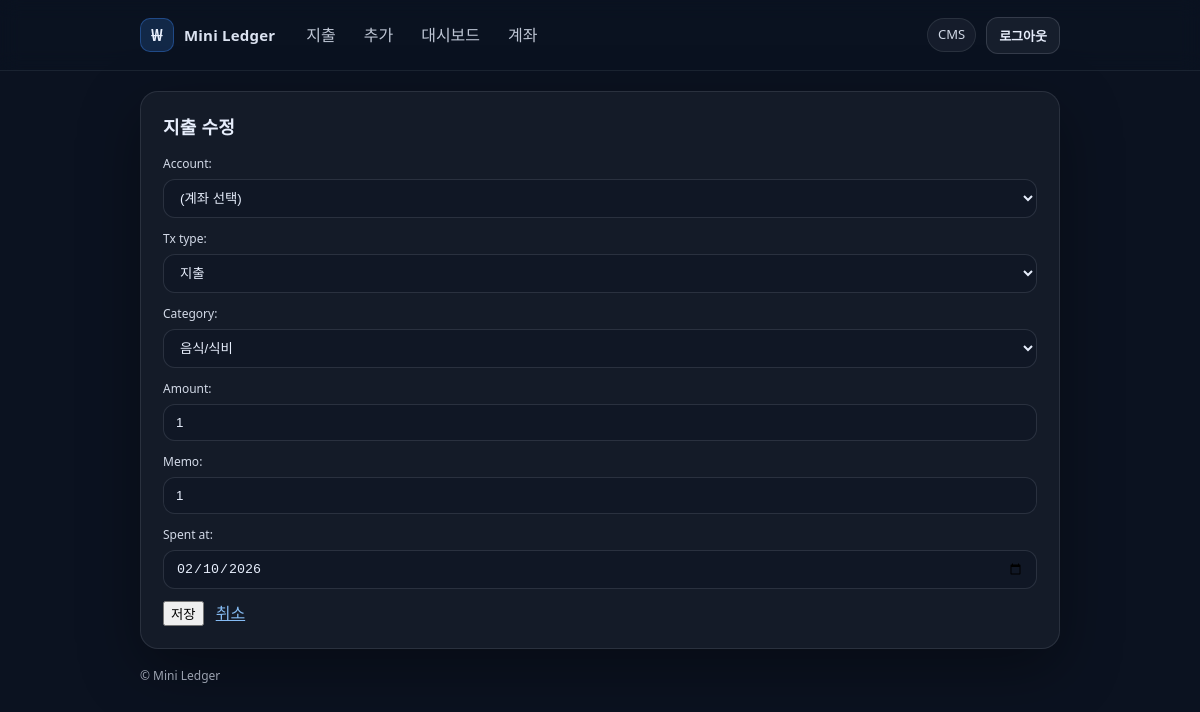
The page /expenses/4/edit/ (signed in) on the database its author committed.
### expenses/models.py (models this page shows, shortened)
class Expense(models.Model):
    class TxType(models.TextChoices):
        IN = "IN", "수입"
        OUT = "OUT", "지출"
    class Category(models.TextChoices):
        FOOD = "FOOD", "음식/식비"
        TRANSPORT = "TRANSPORT", "교통"
        SHOPPING = "SHOPPING", "쇼핑"
        LIVING = "LIVING", "생활"
        ETC = "ETC", "기타"
    user = models.ForeignKey(
        settings.AUTH_USER_MODEL,
        on_delete=models.CASCADE,
        related_name="expenses",
    )
    account = models.ForeignKey(
        "banking.Account",
        on_delete=models.SET_NULL,
        null=True,
        blank=True,
        related_name="expenses",
    )
    tx_type = models.CharField(
        max_length=3,
        choices=TxType.choices,
        default=TxType.OUT,
    )
    category = models.CharField(
        max_length=20,
        choices=Category.choices,
        default=Category.FOOD,
    )
    amount = models.PositiveIntegerField()
    memo = models.CharField(max_length=200, blank=True)
    spent_at = models.DateField()
    created_at = models.DateTimeField(auto_now_add=True)

### expenses/views.py (the view)
# urls.py: path("<int:expense_id>/edit/", views.expense_update, name="expense_update"),
@login_required
def expense_update(request, expense_id):
    expense = get_object_or_404(Expense, id=expense_id, user=request.user)
    if request.method == "POST":
        form = ExpenseForm(request.POST, instance=expense, user=request.user)
        if form.is_valid():
            form.save()
            return redirect("expense_detail", expense_id=expense.id)
    else:
        form = ExpenseForm(instance=expense, user=request.user)
    return render(request, "expenses/edit.html", {"form": form, "expense": expense})

### expenses/forms.py
class ExpenseForm(forms.ModelForm):
    account = forms.ModelChoiceField(
        queryset=Account.objects.none(),
        required=False,
        empty_label="(계좌 선택)",
    )
    def __init__(self, *args, user=None, **kwargs):
        super().__init__(*args, **kwargs)
        if user is not None:
            self.fields["account"].queryset = Account.objects.filter(user=user, is_active=True).order_by("-id")
    class Meta:
        model = Expense
        fields = ["account", "tx_type", "category", "amount", "memo", "spent_at"]
        widgets = {
            "spent_at": forms.DateInput(attrs={"type": "date"}),
        }

### templates/expenses/edit.html (shortened to what this page needs)
{% extends "base.html" %}
{% block content %}
  <h1>지출 수정</h1>
  <form method="post">
    {{ form.as_p }}
    <button type="submit">저장</button>
    <a href="{% url 'expense_list' %}" style="margin-left:8px;">취소</a>
  </form>
{% endblock %}

### templates/base.html (shortened to what this page needs)
{% load static %}
<!doctype html>
<html lang="ko">
<head>
  <link rel="stylesheet" href="{% static 'css/style.css' %}">
</head>
<body>
  <header class="topbar">
    <div class="container topbar__inner">
      <a class="brand" href="/expenses/">
        <span class="brand__logo">₩</span>
        <span class="brand__name">Mini Ledger</span>
      </a>
      <nav class="nav">
        <a class="nav__link" href="/expenses/">지출</a>
        <a class="nav__link" href="/expenses/new/">추가</a>
        <a class="nav__link" href="{% url 'dashboard' %}">대시보드</a>
        <a class="nav__link" href="{% url 'account_list' %}">계좌</a>
      </nav>
      <div class="auth">
        {% if user.is_authenticated %}
          <span class="auth__user">{{ user.username }}</span>
          <form method="post" action="{% url 'logout' %}">
            <button class="btn btn--ghost" type="submit">로그아웃</button>
          </form>
        {% else %}
          <a class="btn btn--ghost" href="{% url 'login' %}">로그인</a>
          <a class="btn" href="{% url 'signup' %}">회원가입</a>
        {% endif %}
      </div>
    </div>
  </header>
  <main class="container">
    <div class="card">
      {% block content %}{% endblock %}
    </div>
    <footer class="footer">
      <span>© Mini Ledger</span>
    </footer>
  </main>
</body>
</html>

### static/css/style.css (style rules this page uses)
* { box-sizing: border-box; }
html, body { margin: 0; padding: 0; }
body { font-family: ui-sans-serif, system-ui, -apple-system, Segoe UI, Roboto, Apple SD Gothic Neo, "Noto Sans KR", sans-serif; background: #0b1220; color: #e7eefc; line-height: 1.5; }
.container { width: min(920px, calc(100% - 32px)); margin: 0 auto; }
.topbar { position: sticky; top: 0; z-index: 50; backdrop-filter: blur(10px); background: rgba(11, 18, 32, 0.72); border-bottom: 1px solid rgba(231, 238, 252, 0.08); }
.topbar__inner { display: flex; align-items: center; gap: 14px; padding: 14px 0; }
.brand { display: inline-flex; align-items: center; gap: 10px; color: #e7eefc; text-decoration: none; font-weight: 700; letter-spacing: 0.2px; }
.brand__logo { width: 34px; height: 34px; display: grid; place-items: center; border-radius: 10px; background: rgba(61, 142, 255, 0.18); border: 1px solid rgba(61, 142, 255, 0.35); }
.brand__name { font-size: 15px; opacity: 0.95; }
.nav { display: flex; gap: 6px; margin-left: 6px; }
.nav__link { padding: 8px 10px; border-radius: 10px; color: rgba(231, 238, 252, 0.82); text-decoration: none; border: 1px solid transparent; }
.auth { margin-left: auto; display: flex; align-items: center; gap: 10px; }
.auth__user { opacity: 0.9; font-size: 13px; padding: 6px 10px; border-radius: 999px; background: rgba(231, 238, 252, 0.06); border: 1px solid rgba(231, 238, 252, 0.10); }
.card { margin-top: 20px; background: rgba(255, 255, 255, 0.04); border: 1px solid rgba(231, 238, 252, 0.10); border-radius: 18px; padding: 22px; box-shadow: 0 20px 60px rgba(0, 0, 0, 0.35); }
.btn { appearance: none; border: 1px solid rgba(61, 142, 255, 0.55); background: rgba(61, 142, 255, 0.20); color: #e7eefc; padding: 8px 12px; border-radius: 12px; cursor: pointer; text-decoration: none; font-weight: 600; font-size: 13px; transition: transform 0.06s ease, background 0.15s ease, border-color 0.15s ease; }
.btn--ghost { border-color: rgba(231, 238, 252, 0.14); background: rgba(231, 238, 252, 0.06); }
h1, h2, h3 { margin: 0 0 14px; }
h1 { font-size: 18px; letter-spacing: 0.2px; }
form { margin: 0; }
form p { margin: 0 0 12px; }
label { display: block; margin-bottom: 6px; font-size: 12px; opacity: 0.9; }
input, textarea, select { width: 100%; padding: 10px 12px; border-radius: 12px; border: 1px solid rgba(231, 238, 252, 0.12); background: rgba(11, 18, 32, 0.35); color: #e7eefc; outline: none; }
a { color: rgba(140, 197, 255, 0.95); }
.footer { opacity: 0.65; font-size: 12px; padding: 18px 0 30px; }

### rows shown on the page
Expense: account "(계좌 선택)", tx_type "지출", category "음식/식비", amount "1", memo "1", spent_at "02/10/2026"

### other values the page prints
{{ user.username }} "CMS"
